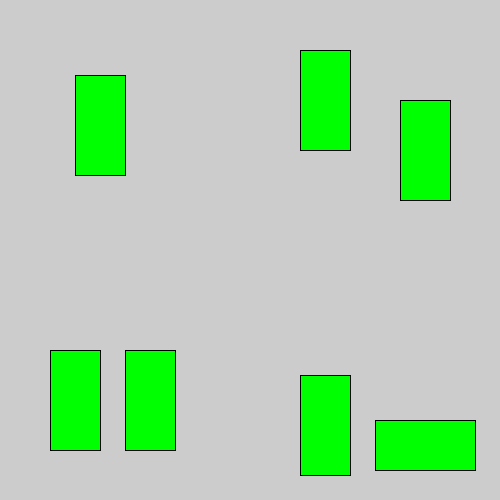
Frame 1 (no input)
Frame 60 (the mouse pressed at the canvas centre just before this capture): identical to frame 1, image omitted
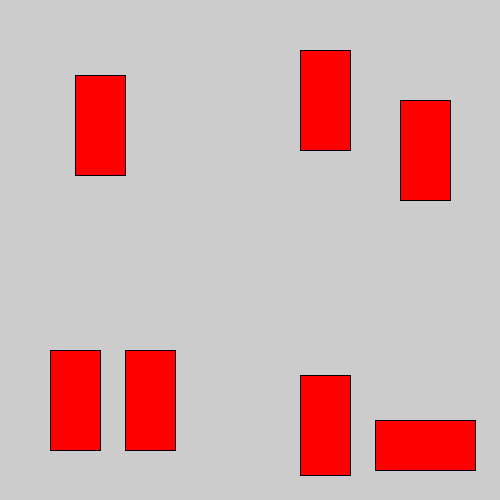
Frame 120 (the mouse held since frame 60 and released just before this capture)

The Processing sketch that drew these frames (run headless with seeded random() and noise(); from frame 60 on, the mouse is pressed at the canvas centre):

// Processing sketch: loss
// ── loss.pde
void setup() {
  size(500,500);
}

void draw() {
  if(mousePressed) {
    fill(#FF0000);
  } else {
    fill(#00FF00);
  }
  rect(75,75,50,100);
  rect(300,50,50,100);
  rect(400,100,50,100);
  rect(50,350,50,100);
  rect(125,350,50,100);
  rect(300,375,50,100);
  rect(375,420,100,50);
}
